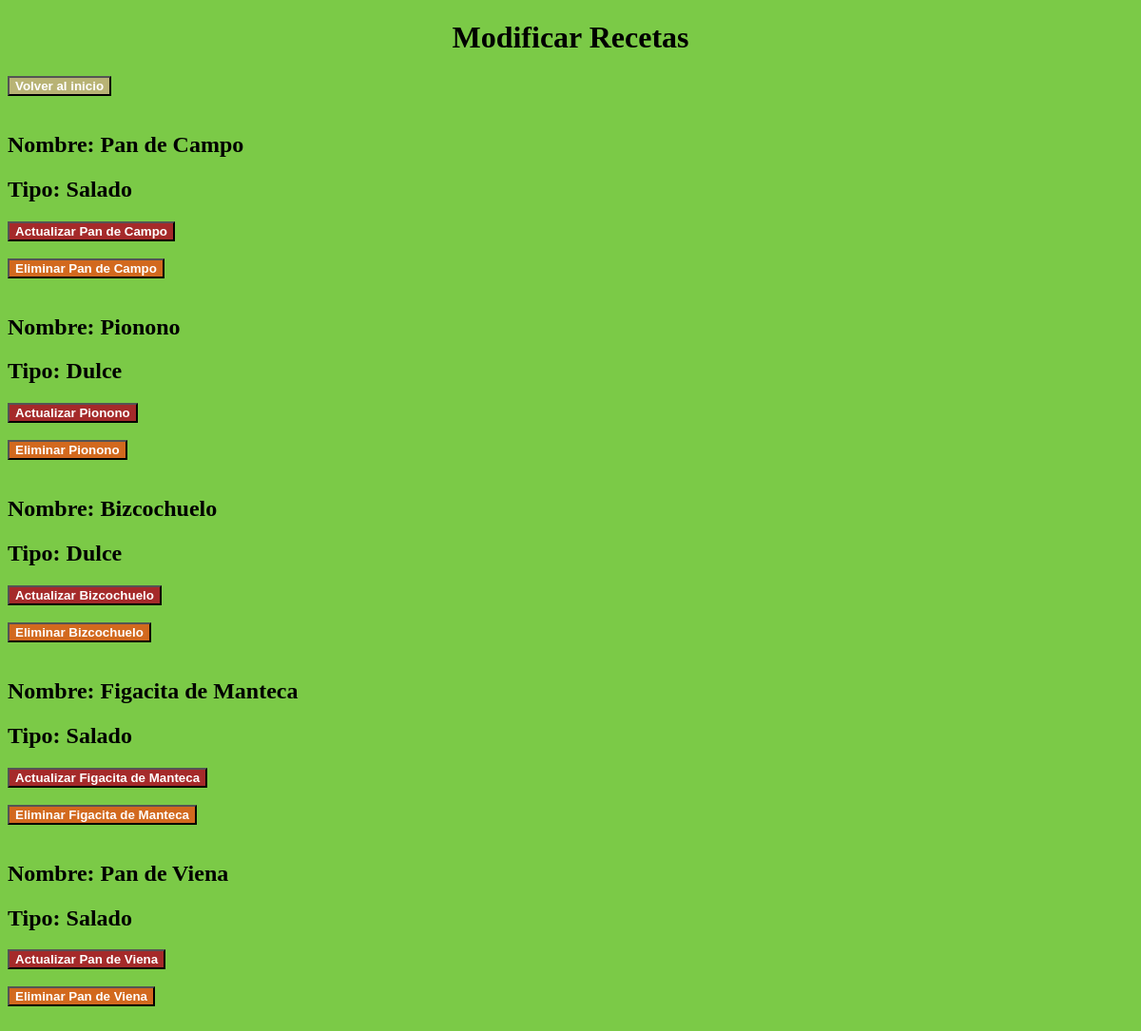
Page /receta/dulce/ on the earlier database version.
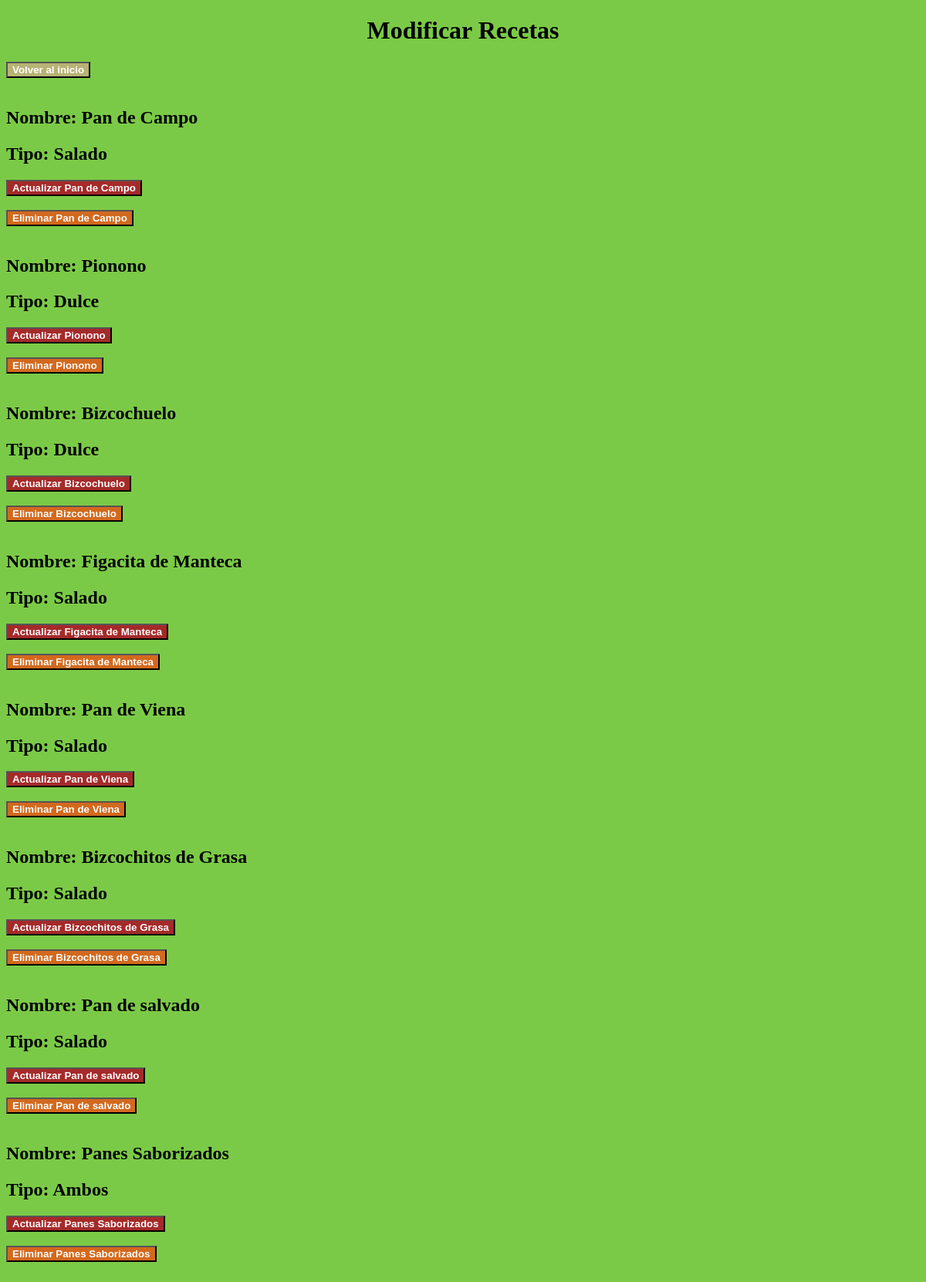
Same page on the later database version.
### apps/receta/models.py (models this page shows, shortened)
class Dulce(models.Model):
    nombre = models.CharField(max_length= 250)
    tipo = models.CharField(max_length=20)

### apps/receta/views.py (the view)
# urls.py: path('receta/dulce/',Dulce_v.as_view(), name = 'receta_dulce'),
class Dulce_v(View):
    def get(self, request, *args, **kwargs):
        lista_dulce = Dulce.objects.all()
        context = {
            'dulce_lista' : lista_dulce
        }
        return render(request, 'dulce.html', context)

### templates/dulce.html (shortened to what this page needs)
{% load static %}
<!DOCTYPE html>
<html lang="en">
<head>
    <link rel="stylesheet" href="{% static 'css/main.css' %}">
</head>
<body>
    <h1 class = 'centrar'> Modificar Recetas</h1>
    <div>
        <a href="{% url 'base' %}"><button class = "button3"> Volver al inicio</button></a><br><br>
    </div>
    <div>
        {% for objeto in dulce_lista %}
            <h2>Nombre: {{objeto.nombre}}</h2>
            <h2>Tipo: {{objeto.tipo}}</h2>
            <a href="{% url 'actualizar_receta' objeto.pk %}" ><button class = "button6">Actualizar {{objeto.nombre}} </button></a><br><br>
            <a href="{% url 'eliminar_receta' objeto.pk %}" ><button class = "button4">Eliminar {{objeto.nombre}} </button></a><br><br>
        {% endfor %}
    </div>
</body>
</html>

Differences in the rows shown:
added Dulce: nombre "Bizcochitos de Grasa", tipo "Salado"
added Dulce: nombre "Pan de salvado", tipo "Salado"
added Dulce: nombre "Panes Saborizados", tipo "Ambos"
